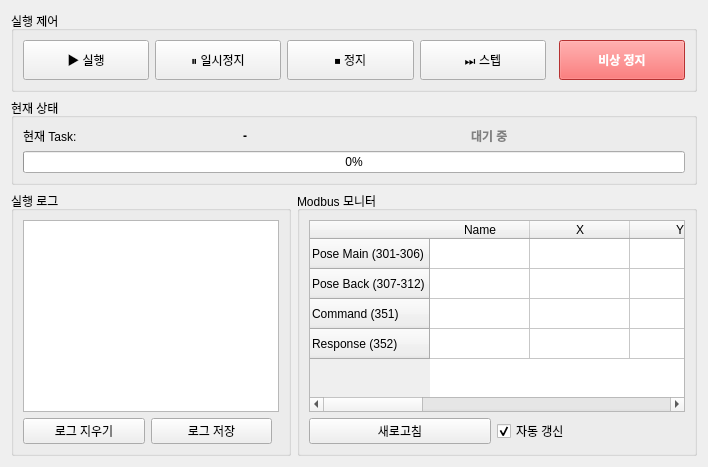
      <widget class="QWidget" name="tabMonitor">
       <attribute name="title">
        <string>실행 모니터</string>
       </attribute>
       <layout class="QVBoxLayout" name="verticalLayoutMonitor">

        <!-- Execution Control -->
        <item>
         <widget class="QGroupBox" name="groupExecutionControl">
          <property name="title">
           <string>실행 제어</string>
          </property>
          <layout class="QHBoxLayout" name="horizontalLayoutExecControl">
           <item>
            <widget class="QPushButton" name="btnRun">
             <property name="text">
              <string>▶ 실행</string>
             </property>
             <property name="minimumSize">
              <size>
               <width>100</width>
               <height>40</height>
              </size>
             </property>
            </widget>
           </item>
           <item>
            <widget class="QPushButton" name="btnPause">
             <property name="text">
              <string>⏸ 일시정지</string>
             </property>
             <property name="minimumSize">
              <size>
               <width>100</width>
               <height>40</height>
              </size>
             </property>
            </widget>
           </item>
           <item>
            <widget class="QPushButton" name="btnStop">
             <property name="text">
              <string>⏹ 정지</string>
             </property>
             <property name="minimumSize">
              <size>
               <width>100</width>
               <height>40</height>
              </size>
             </property>
            </widget>
           </item>
           <item>
            <widget class="QPushButton" name="btnStep">
             <property name="text">
              <string>⏭ 스텝</string>
             </property>
             <property name="minimumSize">
              <size>
               <width>100</width>
               <height>40</height>
              </size>
             </property>
            </widget>
           </item>
           <item>
            <spacer name="horizontalSpacerExec">
             <property name="orientation">
              <enum>Qt::Horizontal</enum>
             </property>
            </spacer>
           </item>
           <item>
            <widget class="QPushButton" name="btnEmergencyStop">
             <property name="text">
              <string>비상 정지</string>
             </property>
             <property name="minimumSize">
              <size>
               <width>120</width>
               <height>40</height>
              </size>
             </property>
             <property name="styleSheet">
              <string>background-color: #ff4444; color: white; font-weight: bold;</string>
             </property>
            </widget>
           </item>
          </layout>
         </widget>
        </item>

        <!-- Current Status -->
        <item>
         <widget class="QGroupBox" name="groupCurrentStatus">
          <property name="title">
           <string>현재 상태</string>
          </property>
          <layout class="QVBoxLayout" name="verticalLayoutStatus">
           <item>
            <layout class="QHBoxLayout" name="horizontalLayoutCurrentTask">
             <item>
              <widget class="QLabel" name="labelCurrentTask">
               <property name="text">
                <string>현재 Task:</string>
               </property>
              </widget>
             </item>
             <item>
              <widget class="QLabel" name="labelCurrentTaskValue">
               <property name="text">
                <string>-</string>
               </property>
               <property name="font">
                <font>
                 <weight>75</weight>
                 <bold>true</bold>
                </font>
               </property>
              </widget>
             </item>
             <item>
              <spacer name="horizontalSpacerTask">
               <property name="orientation">
                <enum>Qt::Horizontal</enum>
               </property>
              </spacer>
             </item>
             <item>
              <widget class="QLabel" name="labelExecutionState">
               <property name="text">
                <string>대기 중</string>
               </property>
               <property name="styleSheet">
                <string>color: gray; font-weight: bold;</string>
               </property>
              </widget>
             </item>
            </layout>
           </item>
           <item>
            <widget class="QProgressBar" name="progressExecution">
             <property name="value">
              <number>0</number>
             </property>
            </widget>
           </item>
          </layout>
         </widget>
        </item>

        <!-- Log and Modbus Monitor -->
        <item>
         <layout class="QHBoxLayout" name="horizontalLayoutLogModbus">
          <!-- Execution Log -->
          <item>
           <widget class="QGroupBox" name="groupExecutionLog">
            <property name="title">
             <string>실행 로그</string>
            </property>
            <layout class="QVBoxLayout" name="verticalLayoutLog">
             <item>
              <widget class="QTextEdit" name="textExecutionLog">
               <property name="readOnly">
                <bool>true</bool>
               </property>
               <property name="styleSheet">
                <string>font-family: 'Consolas', 'Monaco', monospace;</string>
               </property>
              </widget>
             </item>
             <item>
              <layout class="QHBoxLayout" name="horizontalLayoutLogButtons">
               <item>
                <widget class="QPushButton" name="btnClearLog">
                 <property name="text">
                  <string>로그 지우기</string>
                 </property>
                </widget>
               </item>
               <item>
                <widget class="QPushButton" name="btnSaveLog">
                 <property name="text">
                  <string>로그 저장</string>
                 </property>
                </widget>
               </item>
               <item>
                <spacer name="horizontalSpacerLog">
                 <property name="orientation">
                  <enum>Qt::Horizontal</enum>
                 </property>
                </spacer>
               </item>
              </layout>
             </item>
            </layout>
           </widget>
          </item>

          <!-- Modbus Monitor -->
          <item>
           <widget class="QGroupBox" name="groupModbusMonitor">
            <property name="title">
             <string>Modbus 모니터</string>
            </property>
            <property name="minimumSize">
             <size>
              <width>400</width>
              <height>0</height>
             </size>
            </property>
            <layout class="QVBoxLayout" name="verticalLayoutModbus">
             <item>
              <widget class="QTableWidget" name="tableModbusRegisters">
               <property name="rowCount">
                <number>4</number>
               </property>
               <property name="columnCount">
                <number>7</number>
               </property>
               <row>
                <property name="text">
                 <string>Pose Main (301-306)</string>
                </property>
               </row>
               <row>
                <property name="text">
                 <string>Pose Back (307-312)</string>
                </property>
               </row>
               <row>
                <property name="text">
                 <string>Command (351)</string>
                </property>
               </row>
               <row>
                <property name="text">
                 <string>Response (352)</string>
                </property>
               </row>
               <column>
                <property name="text">
                 <string>Name</string>
                </property>
               </column>
               <column>
                <property name="text">
                 <string>X</string>
                </property>
               </column>
               <column>
                <property name="text">
                 <string>Y</string>
                </property>
               </column>
               <column>
                <property name="text">
                 <string>Z</string>
                </property>
               </column>
               <column>
                <property name="text">
                 <string>Rx</string>
                </property>
               </column>
               <column>
                <property name="text">
                 <string>Ry</string>
                </property>
               </column>
               <column>
                <property name="text">
                 <string>Rz</string>
                </property>
               </column>
              </widget>
             </item>
             <item>
              <layout class="QHBoxLayout" name="horizontalLayoutModbusButtons">
               <item>
                <widget class="QPushButton" name="btnRefreshModbus">
                 <property name="text">
                  <string>새로고침</string>
                 </property>
                </widget>
               </item>
               <item>
                <widget class="QCheckBox" name="checkAutoRefresh">
                 <property name="text">
                  <string>자동 갱신</string>
                 </property>
                 <property name="checked">
                  <bool>true</bool>
                 </property>
                </widget>
               </item>
               <item>
                <spacer name="horizontalSpacerModbus">
                 <property name="orientation">
                  <enum>Qt::Horizontal</enum>
                 </property>
                </spacer>
               </item>
              </layout>
             </item>
            </layout>
           </widget>
          </item>
         </layout>
        </item>

       </layout>
      </widget>
